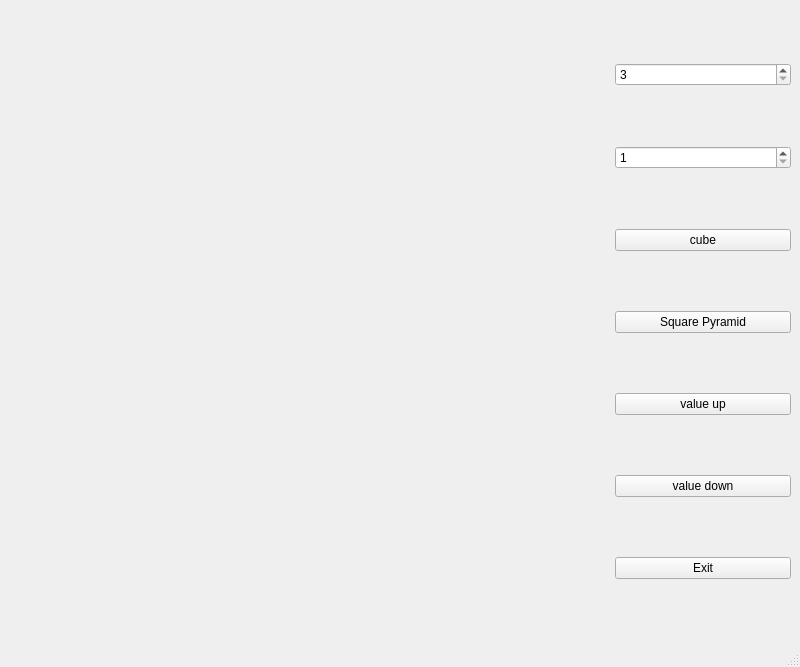
<?xml version="1.0" encoding="UTF-8"?>
<ui version="4.0">
 <class>MainWindow</class>
 <widget class="QMainWindow" name="MainWindow">
  <property name="geometry">
   <rect>
    <x>0</x>
    <y>0</y>
    <width>800</width>
    <height>667</height>
   </rect>
  </property>
  <property name="minimumSize">
   <size>
    <width>0</width>
    <height>0</height>
   </size>
  </property>
  <property name="windowTitle">
   <string>MainWindow</string>
  </property>
  <widget class="QWidget" name="centralwidget">
   <layout class="QHBoxLayout" name="horizontalLayout_5">
    <item>
     <layout class="QHBoxLayout" name="horizontalLayout_4">
      <item>
       <widget class="workGL" name="widget" native="true">
        <property name="sizePolicy">
         <sizepolicy hsizetype="Maximum" vsizetype="Maximum">
          <horstretch>0</horstretch>
          <verstretch>0</verstretch>
         </sizepolicy>
        </property>
        <property name="minimumSize">
         <size>
          <width>600</width>
          <height>600</height>
         </size>
        </property>
        <property name="maximumSize">
         <size>
          <width>900</width>
          <height>900</height>
         </size>
        </property>
       </widget>
      </item>
      <item>
       <layout class="QVBoxLayout" name="verticalLayout_6">
        <property name="sizeConstraint">
         <enum>QLayout::SetMaximumSize</enum>
        </property>
        <item>
         <widget class="QSpinBox" name="spinBox_3">
          <property name="minimum">
           <number>3</number>
          </property>
         </widget>
        </item>
        <item>
         <widget class="QSpinBox" name="spinBox">
          <property name="minimum">
           <number>1</number>
          </property>
         </widget>
        </item>
        <item>
         <widget class="QPushButton" name="pushButton_2">
          <property name="text">
           <string>cube</string>
          </property>
         </widget>
        </item>
        <item>
         <widget class="QPushButton" name="pushButton_3">
          <property name="text">
           <string>Square Pyramid</string>
          </property>
         </widget>
        </item>
        <item>
         <widget class="QPushButton" name="pushButton_4">
          <property name="text">
           <string>value up</string>
          </property>
         </widget>
        </item>
        <item>
         <widget class="QPushButton" name="pushButton_5">
          <property name="text">
           <string>value down</string>
          </property>
         </widget>
        </item>
        <item>
         <widget class="QPushButton" name="pushButton">
          <property name="text">
           <string>Exit</string>
          </property>
         </widget>
        </item>
       </layout>
      </item>
     </layout>
    </item>
   </layout>
  </widget>
  <widget class="QMenuBar" name="menubar">
   <property name="geometry">
    <rect>
     <x>0</x>
     <y>0</y>
     <width>800</width>
     <height>29</height>
    </rect>
   </property>
  </widget>
  <widget class="QStatusBar" name="statusbar"/>
 </widget>
 <customwidgets>
  <customwidget>
   <class>workGL</class>
   <extends>QWidget</extends>
   <header location="global">workgl.h</header>
   <container>1</container>
  </customwidget>
 </customwidgets>
 <resources/>
 <connections/>
</ui>
